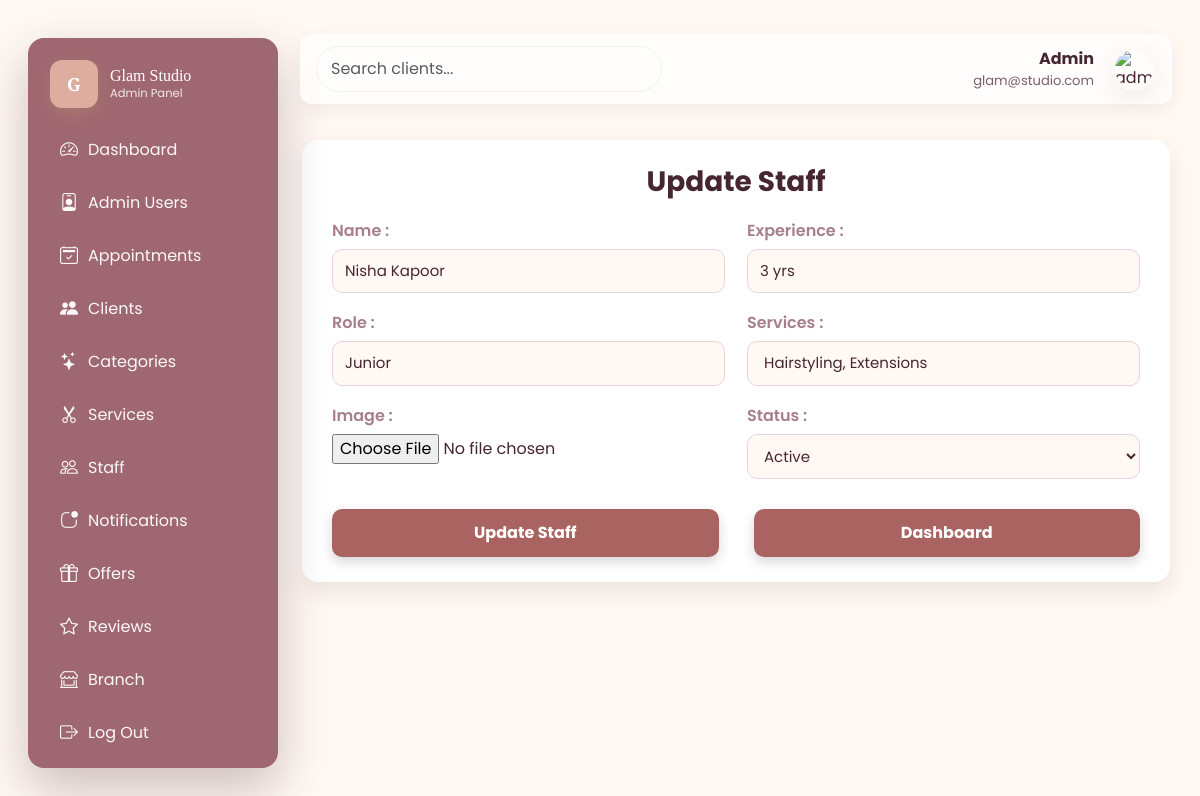
The app's page /admin/staff_up.php?id=3 (signed in) with its own data.
### tables this page shows
CREATE TABLE `tbl_staff` (
  `id` int(11) NOT NULL,
  `name` varchar(100) NOT NULL,
  `experience` varchar(40) NOT NULL,
  `role` varchar(100) NOT NULL,
  `services` varchar(100) NOT NULL,
  `image` varchar(255) NOT NULL,
  `status` tinyint(4) NOT NULL DEFAULT 1,
  `created_at` timestamp NOT NULL DEFAULT current_timestamp()
);

### admin/staff_up.php (the view, shortened to what this page needs)
<?php
  include('./conn.php');
  $id = $_GET['id'];
  $sql= "SELECT * FROM tbl_staff WHERE id = $id ";
  $result = mysqli_query($conn,$sql);
  while($data = mysqli_fetch_row($result)){
      $name = $data[1];
      $experience = $data[2];
      $role = $data[3];
      $services = $data[4];
      $status = $data[6];
  }
?>
 <!DOCTYPE html>
 <html lang="en">
 <head>
      <link href="https://cdn.jsdelivr.net/npm/bootstrap@5.3.2/dist/css/bootstrap.min.css" rel="stylesheet">
  <link href="https://cdn.jsdelivr.net/npm/bootstrap-icons@1.11.3/font/bootstrap-icons.css" rel="stylesheet">
    <link rel="stylesheet" href="admin.css">
 </head>
 <body>
    <?php include('./includes/header.php'); ?>
    <main class="main">
      <div class="form-container">
        <h3>Update Staff </h3>
        <form method="POST" action="" enctype="multipart/form-data">
          <div class="form-grid">
            <div>
              <label>Name :</label>
              <input type="text" name="upname" value="<?php echo $name;?>" required />
            </div>
            <div>
                <label>Experience :</label>
                <input type="text" name="upexperience" value="<?php echo $experience;?>" required />
            </div>
            <div>
                <label>Role :</label>
                <input type="text" name="uprole" value="<?php echo $role;?>" required />
            </div>
            <div>
                <label>Services :</label>
                <input type="text" name="upservices" value="<?php echo $services;?>" required />
            </div>
            <div>
                <label>Image :</label>
                <input type="file" name="upimage" required />
            </div>
            <div>
                <label>Status :</label>
                <select name="upstatus" required>
                    <option value="1" <?php if($status == 1) echo "selected"; ?>>Active</option>
                </select>
            </div>
          </div>
          <div class="btn-row">
            <input type="submit" value="Update Staff" name="btn_update">
            <a href="staff.php" class="btn-dashboard">Dashboard</a>
          </div>
        </form>
      </div>
    </main>
</div>
</body>
</html>

### admin/admin.css (style rules this page uses)
:root { --blush: #F6D0D6; --rose-gold: #CFA46A; --ivory: #FFF8F3; --mauve: #a77f8c; --plum: #472634; --glass-alpha: rgba(255,255,255,0.55); --accent-gradient: none; --card-radius: 14px; }
* { box-sizing:border-box }
* { box-sizing: border-box; }
body { margin: 0; padding: 0; background: #FFF8F3; font-family: 'Poppins', system-ui, -apple-system, "Segoe UI", Roboto, "Helvetica Neue", Arial; }
.main { width:100%; padding: 6px 2px; }
:root { --blush: #F6D0D6; --rose-gold: #CFA46A; --ivory: #FFF8F3; --mauve: #a77f8c; --plum: #472634; }
body { background: #FFF8F3; margin: 0; padding: 40px; font-family: 'Poppins', sans-serif; color: var(--plum); }
.form-container { max-width: 1200px; margin: 30px auto; background: white; padding: 25px 30px; border-radius: 16px; box-shadow: 0 10px 25px rgba(71, 38, 52, 0.10); color: var(--plum); }
.form-container h3 { text-align: center; margin-bottom: 20px; font-weight: 700; color: var(--plum); }
.form-grid { display: grid; grid-template-columns: 1fr 1fr; gap: 18px 22px; }
.form-container label { font-weight: 600; color: var(--mauve); display: block; margin-bottom: 6px; }
.form-container input[type="text"], .form-container input[type="number"], .form-container input[type="email"], .form-container input[type="date"], .form-container input[type="time"], .form-container select { width: 100%; padding: 10px 12px; border: 1px solid #e8d5d9; border-radius: 10px; background: var(--ivory); color: var(--plum); font-size: 15px; outline: none; transition: 0.3s ease; }
.btn-row { display: flex; justify-content: space-between; gap: 35px; margin-top: 30px; }
.btn-row input[type="submit"], .btn-row .btn-dashboard { width: 100%; padding: 12px; background: #a96461; color: white; border: none; font-size: 16px; font-weight: 700; border-radius: 10px; box-shadow: 0 5px 12px rgba(71, 38, 52, 0.2); transition: 0.3s ease; text-align: center; cursor: pointer; display: block; text-decoration: none; }

### admin/includes/header.php (style rules this page uses)
:root { --blush: #F6D0D6; --rose-gold: #CFA46A; --ivory: #FFF8F3; --mauve: #a77f8c; --plum: #472634; --glass-alpha: rgba(255,255,255,0.55); --accent-gradient: none; --card-radius: 14px; }
* { box-sizing:border-box }
* { box-sizing: border-box; }
body { margin: 0; padding: 0; background: #FFF8F3; font-family: 'Poppins', system-ui, -apple-system, "Segoe UI", Roboto, "Helvetica Neue", Arial; }
:root { --blush: #F6D0D6; --rose-gold: #CFA46A; --ivory: #FFF8F3; --mauve: #a77f8c; --plum: #472634; }
body { background: #FFF8F3; margin: 0; padding: 40px; font-family: 'Poppins', sans-serif; color: var(--plum); }

### records on screen
tbl_staff: upname "Nisha Kapoor", upexperience "3 yrs", uprole "Junior", upservices "Hairstyling, Extensions", upstatus "Active"
